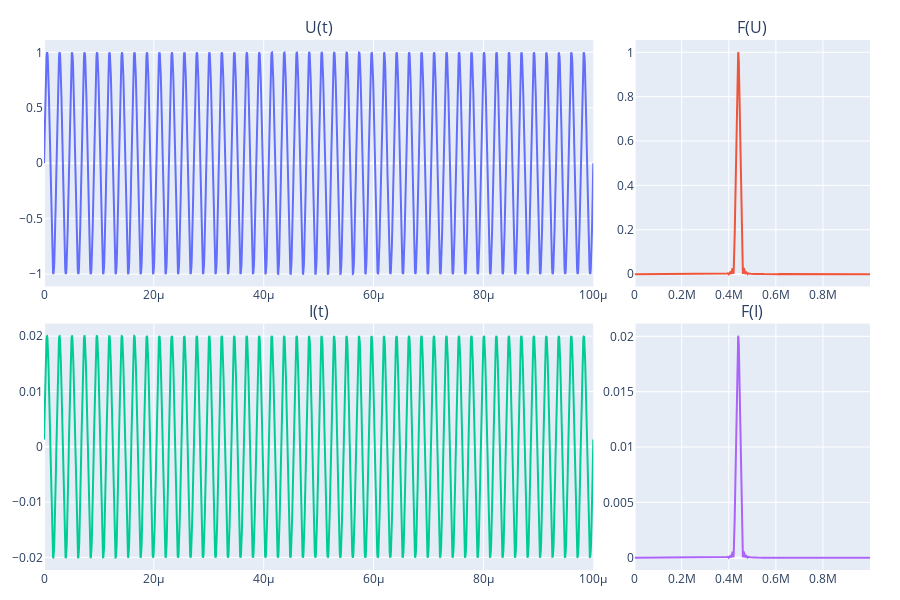

This figure's notebook cell:
### Code cell
vw.show_I_U_3(t,I,U)

### Figure 1 — Plotly figure (JSON) as saved in the notebook; plotly's stock layout.template omitted (floating-point values rounded to 4 significant figures; data arrays with more than 128 entries replaced by an {"elided": "..."} marker saying what was removed)
{"data": [{"type": "scatter", "x": {"elided": "1760 float values"}, "xaxis": "x", "y": {"elided": "1760 float values"}, "yaxis": "y"}, {"type": "scatter", "x": {"elided": "5103 float values"}, "xaxis": "x2", "y": {"elided": "5103 float values"}, "yaxis": "y2"}, {"type": "scatter", "x": {"elided": "1760 float values"}, "xaxis": "x3", "y": {"elided": "1760 float values"}, "yaxis": "y3"}, {"type": "scatter", "x": {"elided": "5103 float values"}, "xaxis": "x4", "y": {"elided": "5103 float values"}, "yaxis": "y4"}], "layout": {"annotations": [{"font": {"size": 16}, "showarrow": false, "text": "U(t)", "x": 0.3325, "xanchor": "center", "xref": "paper", "y": 1.0, "yanchor": "bottom", "yref": "paper"}, {"font": {"size": 16}, "showarrow": false, "text": "F(U)", "x": 0.8575, "xanchor": "center", "xref": "paper", "y": 1.0, "yanchor": "bottom", "yref": "paper"}, {"font": {"size": 16}, "showarrow": false, "text": "I(t)", "x": 0.3325, "xanchor": "center", "xref": "paper", "y": 0.465, "yanchor": "bottom", "yref": "paper"}, {"font": {"size": 16}, "showarrow": false, "text": "F(I)", "x": 0.8575, "xanchor": "center", "xref": "paper", "y": 0.465, "yanchor": "bottom", "yref": "paper"}], "height": 600, "margin": {"b": 30, "l": 30, "r": 30, "t": 40}, "showlegend": false, "width": 900, "xaxis": {"anchor": "y", "domain": [0, 0.665]}, "xaxis2": {"anchor": "y2", "domain": [0.715, 1]}, "xaxis3": {"anchor": "y3", "domain": [0, 0.665]}, "xaxis4": {"anchor": "y4", "domain": [0.715, 1]}, "yaxis": {"anchor": "x", "domain": [0.535, 1.0]}, "yaxis2": {"anchor": "x2", "domain": [0.535, 1.0]}, "yaxis3": {"anchor": "x3", "domain": [0, 0.465]}, "yaxis4": {"anchor": "x4", "domain": [0, 0.465]}}}
